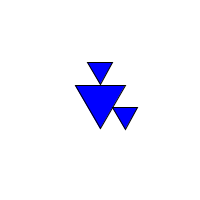
Frame 1 (no input)
Frame 60 (the mouse pressed at the canvas centre just before this capture): identical to frame 1, image omitted
Frame 120 (the mouse held since frame 60 and released just before this capture): identical to frame 1, image omitted

The Processing sketch that drew this single still picture (run headless with seeded random() and noise(); from frame 60 on, the mouse is pressed at the canvas centre):

// Processing sketch: triangleOOP1
// ── triangleOOP1.pde

// Example: Two Triangle objects
ATriangle myAT1;
ATriangle myAT2; // 
ATriangle myAT3; // 


void setup() {
  size(200,200);
  // Parameters go inside the parentheses when the object is constructed.
  myAT1 = new ATriangle(100,100,50); 
  myAT2 = new ATriangle(100,100 - 30,25);
  myAT3 = new ATriangle(125,100 + 15,25);

}

void draw() {
  background(255);
  myAT1.display();
  myAT2.display();
  myAT3.display();

}

// Even though there are multiple objects, we still only need one class. 
// No matter how many cookies we make, only one cookie cutter is needed.
class ATriangle { 

  float xpos;
  float ypos;
  float side;

  // The Constructor is defined with arguments.
  ATriangle(float tempXpos, float tempYpos, float tempSide) { 
    
    xpos = tempXpos;
    ypos = tempYpos;
    side = tempSide;
  }

  void display() {
    stroke(0);
    fill(0,0,255);
    float h = side*sqrt(3)/2;
    ellipseMode(CENTER);
    triangle(xpos - 0.5*side,ypos - h/3,xpos + 0.5*side, ypos - h/3, xpos , ypos + 2*h/3);
  }
}
